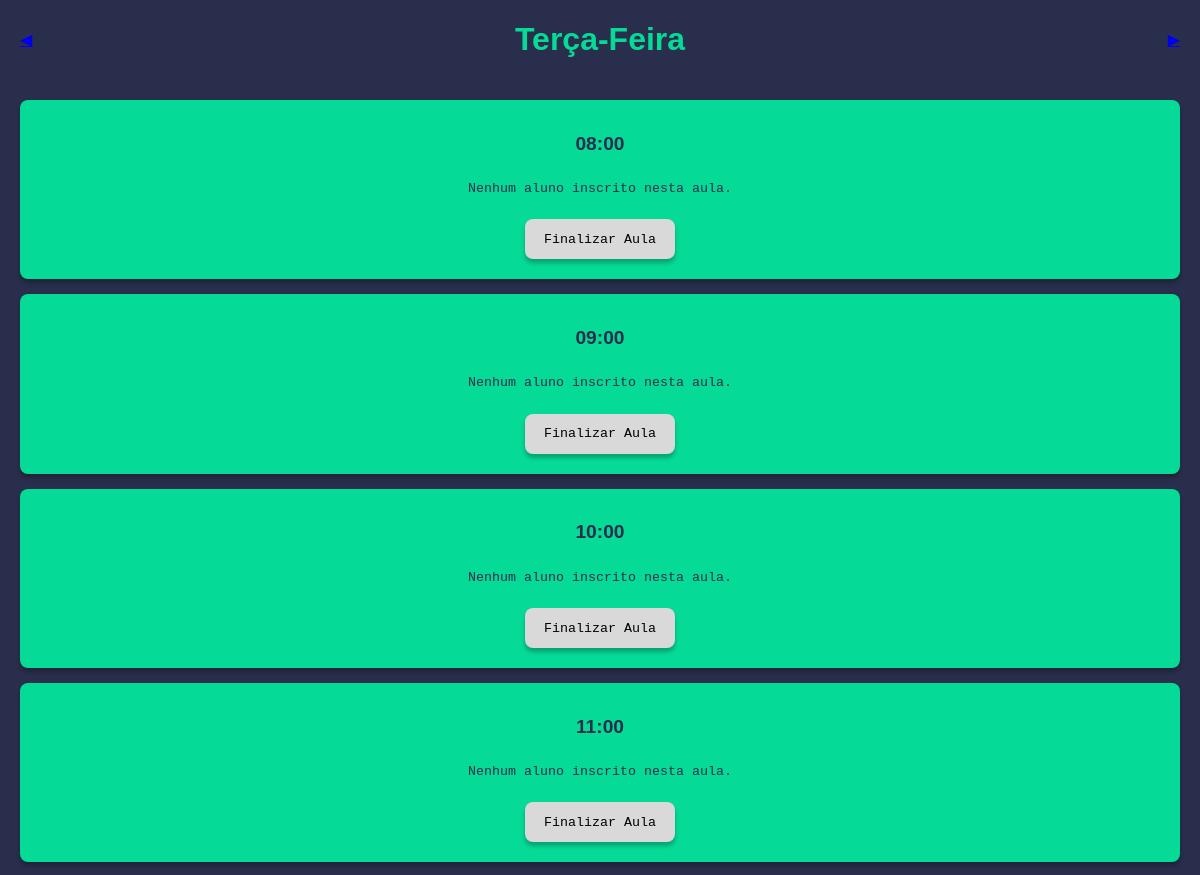
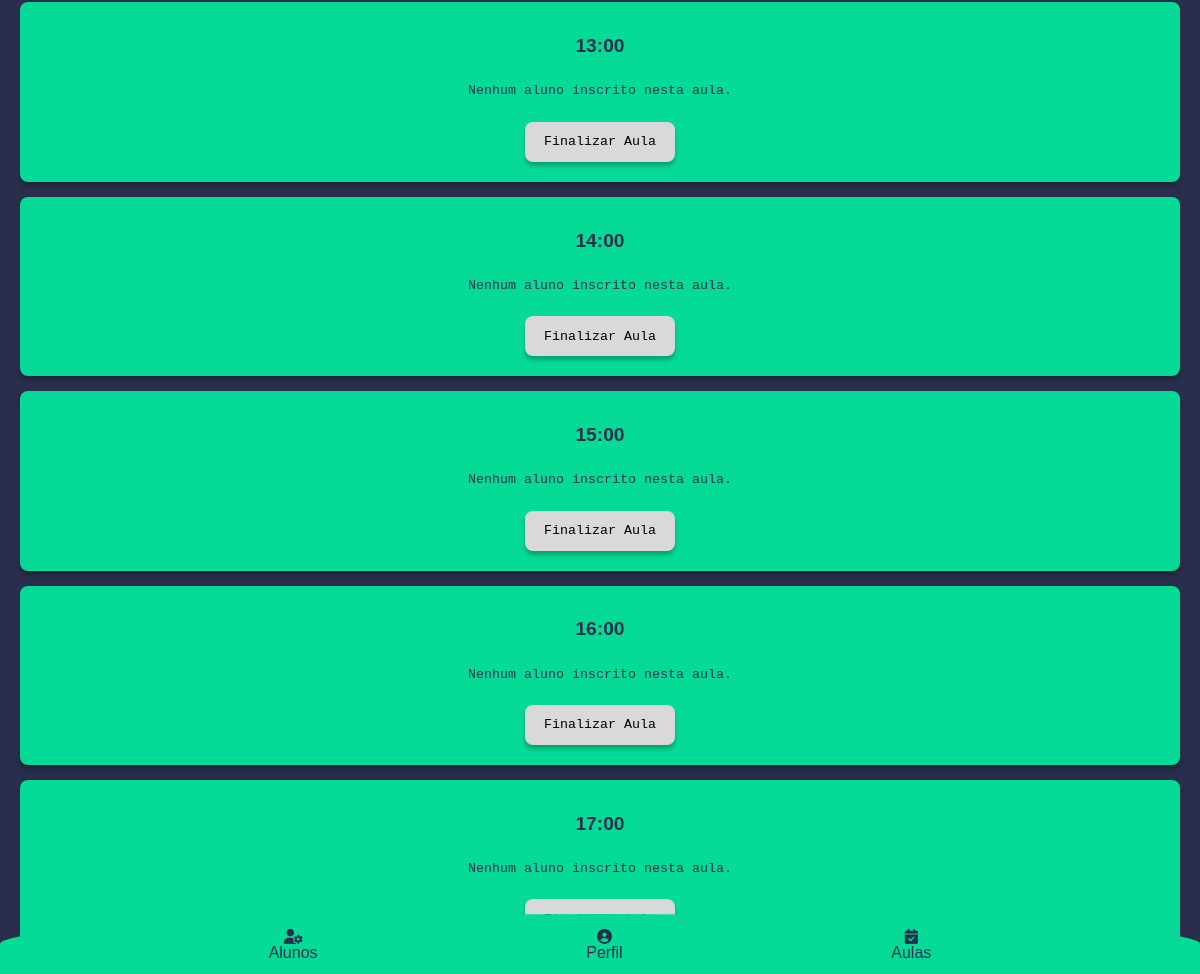
/tennisTracer/?page=2, run on the app's committed database (2 pictures, top to bottom).
### contact/models.py (models this page shows, shortened)
class Aula(models.Model):
    day = models.CharField(max_length=50)
    hora_ini = models.TimeField()
    hora_fim = models.TimeField()
    coach = models.ForeignKey(
        Coach,
        on_delete=models.SET_NULL,
        blank=True, null=True
    )

### contact/views/alunos_views.py (the view)
# urls.py: path('tennisTracer/', views.index, name='index'), #Alterar posteriormente
def index(request):
    title = 'Aulas'
    aulas = Aula.objects.filter(coach=1)
    paginator = Paginator(aulas, 9)
    page_number = request.GET.get("page")
    page_obj = paginator.get_page(page_number)
    context = {
        'title': title,
        'page_obj': page_obj,
    }
    return render(
        request,
        'tennisTracer/day.html',
        context,
    )

### contact/templates/tennisTracer/day.html
{% extends "global/base.html" %}
{% block content %}
<main class="content">
    <div class="day">
        <div class="pagination-left">
            {% if page_obj.has_previous %}
                <a href="?page={{ page_obj.previous_page_number }}">&#9664;</a>
            {% else %}
                <span class="disabled">&#9664;</span>
            {% endif %}
        </div>
        <div class="nameDay">
            {% if page_obj %}
                <h1>{{ page_obj.object_list.0.day }}</h1>
            {% endif %}
        </div>
        <div class="pagination-right">
            {% if page_obj.has_next %}
                <a href="?page={{ page_obj.next_page_number }}">&#9654;</a>
            {% else %}
                <span class="disabled">&#9654;</span>
            {% endif %}
        </div>
    </div>
    {% for day in page_obj %}
    <div class="aula-Hora">
        <div class="card">
            <h1 class="title"> {{ day.hora_ini }} </h1>
            <div class="aluno-Card">
                {% for person in day.aluno_aula_set.all %}
                <div class="aluno-Foto">
                    <img src="{{ person.aluno.picture.url }}" alt="{{ person.aluno.nome }}"/>
                    <div class="aluno-Nome">{{ person.aluno.last_name }}</div>
                </div>
                {% empty %}
                <p>Nenhum aluno inscrito nesta aula.</p>
                {% endfor %}
            </div>
            <div class="button">
                <button class="button-Card"> Finalizar Aula </button>
            </div>
        </div>
    </div>
    {% endfor %}
</main>
{% endblock content %}

### base_static/global/css/style.css (style rules this page uses)
:root { @import url('https://fonts.googleapis.com/css2?family=Jockey+One&family=Oswald:wght@200..700&family=Roboto+Mono:ital,wght@0,100..700;1,100..700&display=swap'); --background-color: #292E4C; --black-color: #292E4C; --dark-Green: #06DA97; --light-Green: #B1EBC2; --button: #D9D9D9; --font_title: "Jockey One", sans-serif; --font_subtitle: "Roboto Mono", monospace; }
html, body { margin: 0; padding: 0; border: none; background: var(--background-color); box-sizing: border-box; }
body { font-family: var(--font_title); color: var(--black-color); }
.day { display: flex; justify-content: space-between; align-items: center; padding: 0 20px; margin-bottom: 20px; }
.nameDay { font-family: var(--font_title); font-weight: 400; color: var(--dark-Green); display: flex; align-items: center; justify-content: center; font-size: medium; }
.card { width: calc(100% - 40px); min-height: 165px; border-radius: 8px; font-family: var(--font_title); color: var(--black-color); background-color: var(--dark-Green); display: flex; flex-direction: column; text-align: center; align-items: center; box-shadow: 0px 4px 4px 0px rgba(0, 0, 0, 0.25), 0px 4px 4px 0px rgba(224, 14, 14, 0.00); margin-bottom: 15px; padding: 20px; box-sizing: border-box; margin-left: 20px; margin-right: 20px; }
.title { align-items: center; justify-content: center; font-size: larger; }
.aluno-Card { display: flex; align-items: center; justify-content: center; flex-wrap: wrap; gap: 20px; }
p { font-family: var(--font_subtitle); font-size: smaller; }
.button-Card { width: 137px; height: 19px; flex-shrink: 0; border-radius: 50px; font-family: var(--font_subtitle); background: var(--button); box-shadow: 0px 4px 4px 0px rgba(0, 0, 0, 0.25); border: none; text-decoration: none; margin-top: 10px; }
.button-Card { width: 150px; height: 40px; border-radius: 8px; font-family: var(--font_subtitle); background: var(--button); box-shadow: 0px 4px 4px rgba(0, 0, 0, 0.25); border: none; text-align: center; cursor: pointer; transition: background-color 0.3s; }

### data on the page
Aula: object_list.0.day "Terça-Feira", hora_ini "08:00"
Aula: hora_ini "09:00"
Aula: hora_ini "10:00"
Aula: hora_ini "11:00"
Aula: hora_ini "13:00"
Aula: hora_ini "14:00"
Aula: hora_ini "15:00"
Aula: hora_ini "16:00"
Aula: hora_ini "17:00"
